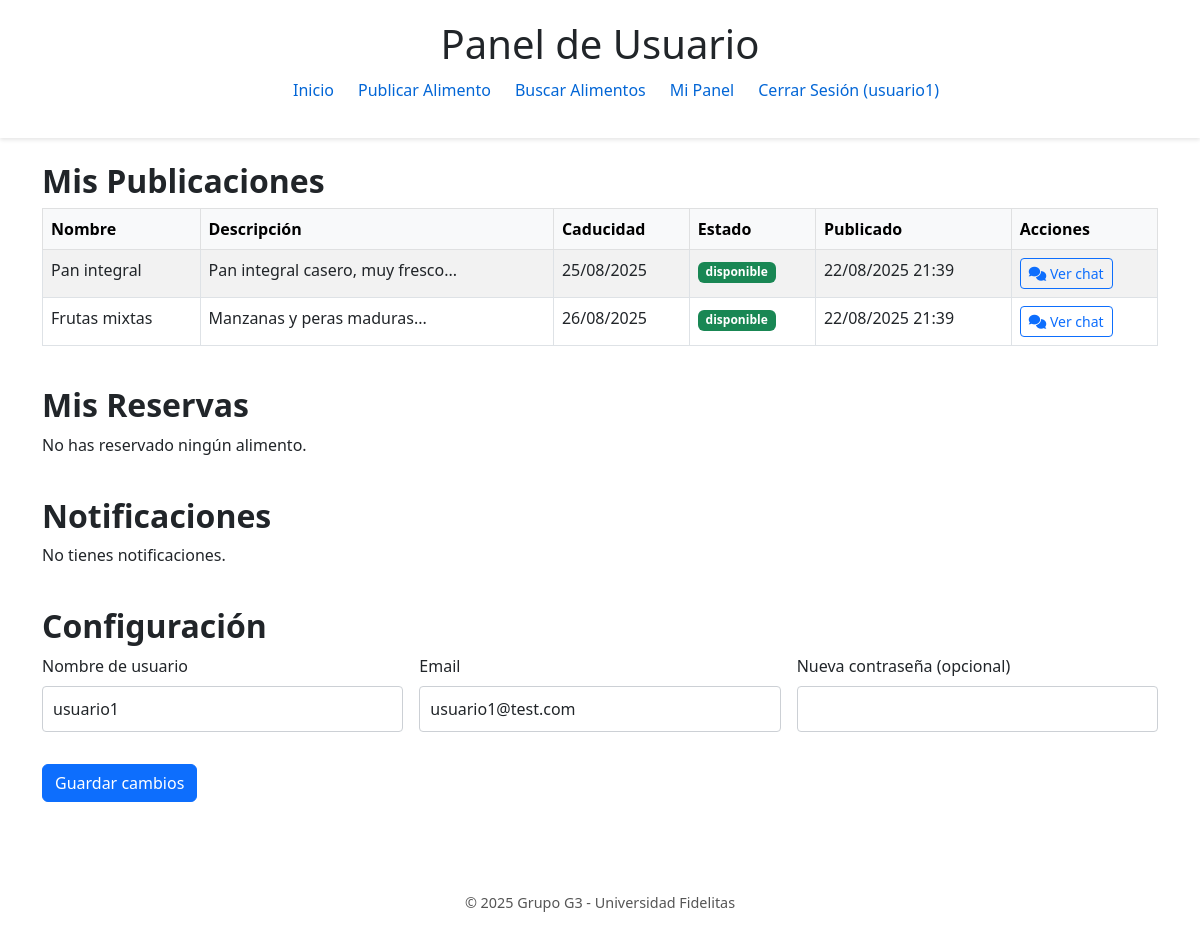
/panel_usuario.php (signed in), run on the app's committed database.
### tables this page shows
CREATE TABLE alimentos (
    id INT AUTO_INCREMENT PRIMARY KEY,
    nombre VARCHAR(100) NOT NULL,
    descripcion TEXT,
    fecha_caducidad DATE,
    imagen VARCHAR(255),
    ubicacion VARCHAR(200),
    usuario_id INT NOT NULL,
    fecha_publicacion TIMESTAMP DEFAULT CURRENT_TIMESTAMP,
    estado ENUM('disponible', 'intercambiado') DEFAULT 'disponible',
    FOREIGN KEY (usuario_id) REFERENCES usuarios(id) ON DELETE CASCADE
);

### panel_usuario.php (the view, shortened to what this page needs)
<?php
$conn = Database::connect();
$user_id = $_SESSION['usuario_id'];
$stmt = $conn->prepare("SELECT * FROM alimentos WHERE usuario_id = ? ORDER BY fecha_publicacion DESC");
$stmt->bind_param("i", $user_id);
$stmt->execute();
$publicaciones = $stmt->get_result()->fetch_all(MYSQLI_ASSOC);
$sqlReservas = "SELECT r.*, a.nombre, a.imagen, a.fecha_caducidad, a.ubicacion, u.username AS propietario
                FROM reservaciones r
                JOIN alimentos a ON r.alimento_id = a.id
                JOIN usuarios u ON a.usuario_id = u.id
                WHERE r.usuario_id = ?
                ORDER BY r.fecha_reserva DESC";
$stmtReserva = $conn->prepare($sqlReservas);
$stmtReserva->bind_param("i", $user_id);
$stmtReserva->execute();
$reservas = $stmtReserva->get_result()->fetch_all(MYSQLI_ASSOC);
$stmtNotif = $conn->prepare("SELECT * FROM notificaciones WHERE usuario_id = ? ORDER BY fecha DESC");
$stmtNotif->bind_param("i", $user_id);
$stmtNotif->execute();
$notificaciones = $stmtNotif->get_result()->fetch_all(MYSQLI_ASSOC);
?>
<!DOCTYPE html>
<html lang="es">
<head>
    <link rel="stylesheet" href="css/style.css">
    <link href="https://cdn.jsdelivr.net/npm/bootstrap@5.3.0/dist/css/bootstrap.min.css" rel="stylesheet">
    <link href="https://cdnjs.cloudflare.com/ajax/libs/font-awesome/6.0.0/css/all.min.css" rel="stylesheet">
</head>
<body>
    <header>
        <h1>Panel de Usuario</h1>
        <nav>
            <ul>
                <li><a href="index.html">Inicio</a></li>
                <li><a href="publicar.php">Publicar Alimento</a></li>
                <li><a href="buscar.php">Buscar Alimentos</a></li>
                <li><a href="panel_usuario.php">Mi Panel</a></li>
                <li><a href="logout.php">Cerrar Sesión (<?= htmlspecialchars($_SESSION['username']) ?>)</a></li>
            </ul>
        </nav>
    </header>
    <div class="container my-4">
        <div class="row">
            <div class="col-12 mb-4">
                <h2 class="fw-bold">Mis Publicaciones</h2>
                <?php if (empty($publicaciones)): ?>
                    <p>No has publicado ningún alimento.</p>
                <?php else: ?>
                    <div class="table-responsive">
                        <table class="table table-bordered table-striped">
                            <thead class="table-light">
                                <tr>
                                    <th>Nombre</th>
                                    <th>Descripción</th>
                                    <th>Caducidad</th>
                                    <th>Estado</th>
                                    <th>Publicado</th>
                                    <th>Acciones</th>
                                </tr>
                            </thead>
                            <tbody>
                                <?php foreach ($publicaciones as $pub): ?>
                                    <tr>
                                        <td><?= htmlspecialchars($pub['nombre']) ?></td>
                                        <td><?= htmlspecialchars(substr($pub['descripcion'], 0, 50)) ?>...</td>
                                        <td><?= date('d/m/Y', strtotime($pub['fecha_caducidad'])) ?></td>
                                        <td><span class="badge <?= $pub['estado'] == 'disponible' ? 'bg-success' : 'bg-secondary' ?>"><?= $pub['estado'] ?></span></td>
                                        <td><?= date('d/m/Y H:i', strtotime($pub['fecha_publicacion'])) ?></td>
                                        <td>
                                            <a href="mensaje.php?alimento_id=<?= $pub['id'] ?>" class="btn btn-sm btn-outline-primary">
                                                <i class="fas fa-comments"></i> Ver chat
                                            </a>
                                        </td>
                                    </tr>
                                <?php endforeach; ?>
                            </tbody>
                        </table>
                    </div>
                <?php endif; ?>
            </div>
            <div class="col-12 mb-4">
                <h2 class="fw-bold">Mis Reservas</h2>
                <?php if (empty($reservas)): ?>
                    <p>No has reservado ningún alimento.</p>
                <?php endif; ?>
            </div>
            <div class="col-12 mb-4">
                <h2 class="fw-bold">Notificaciones</h2>
                <?php if (empty($notificaciones)): ?>
                    <p>No tienes notificaciones.</p>
                <?php endif; ?>
            </div>
            <div class="col-12 mb-4">
                <h2 class="fw-bold">Configuración</h2>
                <form method="post" class="row g-3">
                    <div class="col-md-4">
                        <label for="username" class="form-label">Nombre de usuario</label>
                        <input type="text" class="form-control" id="username" name="username" required value="<?= htmlspecialchars($_SESSION['username']) ?>">
                    </div>
                    <div class="col-md-4">
                        <label for="email" class="form-label">Email</label>
                        <input type="email" class="form-control" id="email" name="email" required value="<?= htmlspecialchars($_SESSION['email']) ?>">
                    </div>
                    <div class="col-md-4">
                        <label for="password" class="form-label">Nueva contraseña (opcional)</label>
                        <input type="password" class="form-control" id="password" name="password">
                    </div>
                    <div class="col-12">
                        <button type="submit" class="btn btn-primary">Guardar cambios</button>
                    </div>
                </form>
            </div>
        </div>
    </div>
    <footer>
        <p>© 2025 Grupo G3 - Universidad Fidelitas</p>
    </footer>
</body>
</html>

### css/style.css (style rules this page uses)
body { font-family: 'Segoe UI', Tahoma, sans-serif; color: #333; line-height: 1.6; padding-bottom: 100px; }
header { background: #ffffffdd; backdrop-filter: blur(5px); padding: 20px; text-align: center; box-shadow: 0 2px 4px rgba(0, 0, 0, 0.1); }
nav ul { list-style: none; display: flex; justify-content: center; margin-top: 10px; }
nav a { text-decoration: none; color: #0366d6; font-weight: 500; padding: 8px 12px; border-radius: 4px; }
h2 { margin-bottom: 20px; color: #102a43; }
p { margin-bottom: 20px; }
button { background: #28a745; color: #fff; border: none; padding: 10px 16px; border-radius: 4px; font-size: 1em; }
label { margin-bottom: 6px; font-weight: 500; display: block; }
input[type="text"], input[type="email"], input[type="password"], input[type="date"], input[type="file"], textarea { width: 100%; padding: 10px; margin-bottom: 16px; border: 1px solid #ccd0d5; border-radius: 4px; font-size: 1em; }
footer { text-align: center; padding: 20px 0; background: #ffffffdd; position: fixed; bottom: 0; left: 0; width: 100%; font-size: 0.9em; color: #555; }

### data on the page
alimentos: nombre "Pan integral", descripcion "Pan integral casero, muy fresco", fecha_caducidad "25/08/2025", estado "disponible", fecha_publicacion "22/08/2025 21:39"
alimentos: nombre "Frutas mixtas", descripcion "Manzanas y peras maduras", fecha_caducidad "26/08/2025", estado "disponible", fecha_publicacion "22/08/2025 21:39"

### other printed values
$_SESSION['username'] "usuario1"
